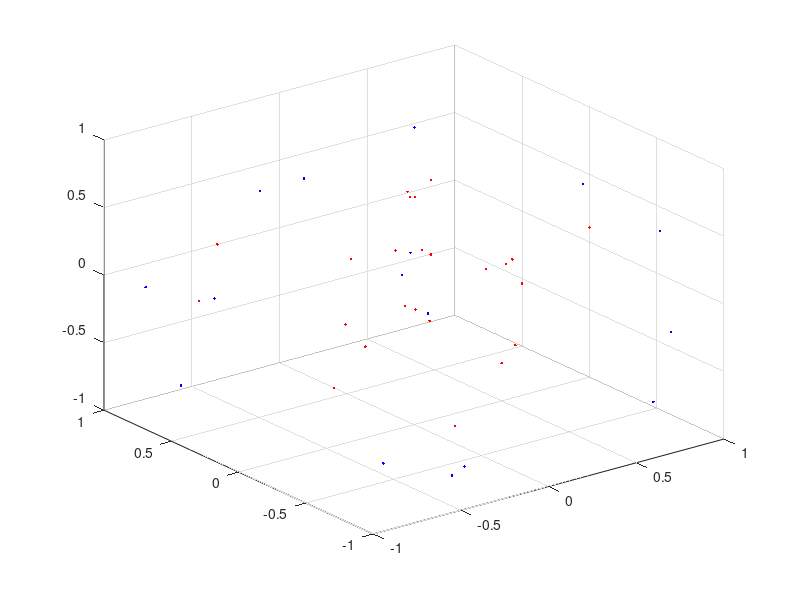

Reproduce this figure in MATLAB.

rn=input('Number of points: ');
hits = 0;
hitarr = cell(1, 8 * rn);
miss = 0;
missarr = cell(1, 8 * rn);
ratio = 0;
for i = 1:rn
    % Sample the whole unit cube
    x = rand();
    y = rand(); 
    z = rand();
    % Are we inside the sphere?
    r = x^2 + y^2 + z^2;
    if (r <= 1)
        hits = hits + 1; % We're inside! it's a hit
        hitarr{hits} = [x, y, z] ;
        
    else 
        miss = miss + 1;
        missarr{miss} = [x, y, z];
    end;
    
end% +++
for i = 1:rn
    % Sample the whole unit cube
    x = rand();
    y = rand(); 
    z = rand()* -1;
    % Are we inside the sphere?
    r = x^2 + y^2 + z^2;
    if (r <= 1)
        hits = hits + 1; % We're inside! it's a hit
        hitarr{hits} = [x, y, z] ;
        
    else 
        miss = miss + 1;
        missarr{miss} = [x, y, z];
    end;
    
end %++-
for i = 1:rn
    % Sample the whole unit cube
    x = rand();
    y = rand() * -1; 
    z = rand();
    % Are we inside the sphere?
    r = x^2 + y^2 + z^2;
    if (r <= 1)
        hits = hits + 1; % We're inside! it's a hit
        hitarr{hits} = [x, y, z] ;
        
    else 
        miss = miss + 1;
        missarr{miss} = [x, y, z];
    end;
    
end %+-+
for i = 1:rn
    % Sample the whole unit cube
    x = rand();
    y = rand() * -1; 
    z = rand()* -1;
    % Are we inside the sphere?
    r = x^2 + y^2 + z^2;
    if (r <= 1)
        hits = hits + 1; % We're inside! it's a hit
        hitarr{hits} = [x, y, z] ;
        
    else 
        miss = miss + 1;
        missarr{miss} = [x, y, z];
    end;
    
end% +--
for i = 1:rn
    % Sample the whole unit cube
    x = rand() * -1;
    y = rand(); 
    z = rand();
    % Are we inside the sphere?
    r = x^2 + y^2 + z^2;
    if (r <= 1)
        hits = hits + 1; % We're inside! it's a hit
        hitarr{hits} = [x, y, z] ;
        
    else 
        miss = miss + 1;
        missarr{miss} = [x, y, z];
    end;
    
end %-++
for i = 1:rn
    % Sample the whole unit cube
    x = rand() * -1;
    y = rand(); 
    z = rand()* -1;
    % Are we inside the sphere?
    r = x^2 + y^2 + z^2;
    if (r <= 1)
        hits = hits + 1; % We're inside! it's a hit
        hitarr{hits} = [x, y, z] ;
        
    else 
        miss = miss + 1;
        missarr{miss} = [x, y, z];
    end;
    
end %-+-
for i = 1:rn
    % Sample the whole unit cube
    x = rand() * -1;
    y = rand() * -1; 
    z = rand();
    % Are we inside the sphere?
    r = x^2 + y^2 + z^2;
    if (r <= 1)
        hits = hits + 1; % We're inside! it's a hit
        hitarr{hits} = [x, y, z] ;
        
    else 
        miss = miss + 1;
        missarr{miss} = [x, y, z];
    end;
    
end %--+
for i = 1:rn
    % Sample the whole unit cube
    x = rand() * -1;
    y = rand() * -1; 
    z = rand() * -1;
    % Are we inside the sphere?
    r = x^2 + y^2 + z^2;
    if (r <= 1)
        hits = hits + 1; % We're inside! it's a hit
        hitarr{hits} = [x, y, z] ;
        
    else 
        miss = miss + 1;
        missarr{miss} = [x, y, z];
    end;
    
end %---

figure
hold on;     
for kk = 1: hits
   plot3(hitarr{kk}(:,1), hitarr{kk}(:,2), hitarr{kk}(:,3), '.r'); 
end
for ll = 1: miss
   plot3(missarr{ll}(:,1), missarr{ll}(:,2), missarr{ll}(:,3), '.b'); 
end
grid on;
view(3);
ratio = hits/(rn); % This ratio is statistically ~ Volume(quarter sphere) / Volume(cube)
myPi = ratio * 3;